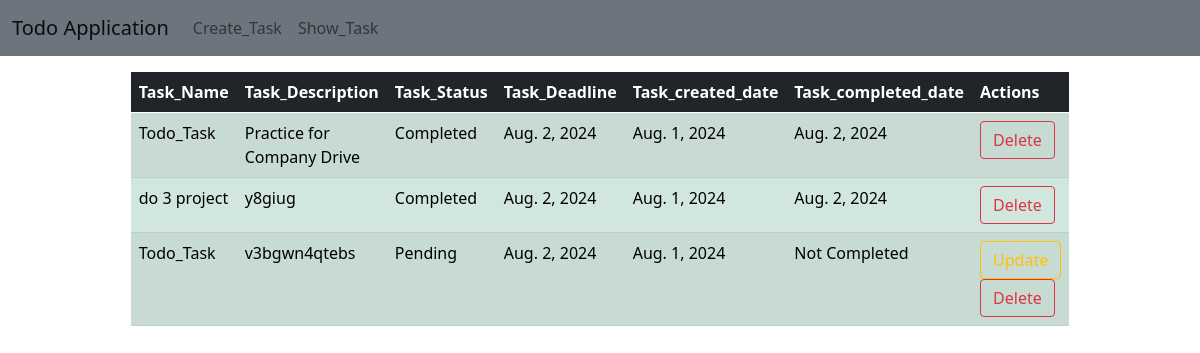
Page /v1/show/ on the earlier database version.
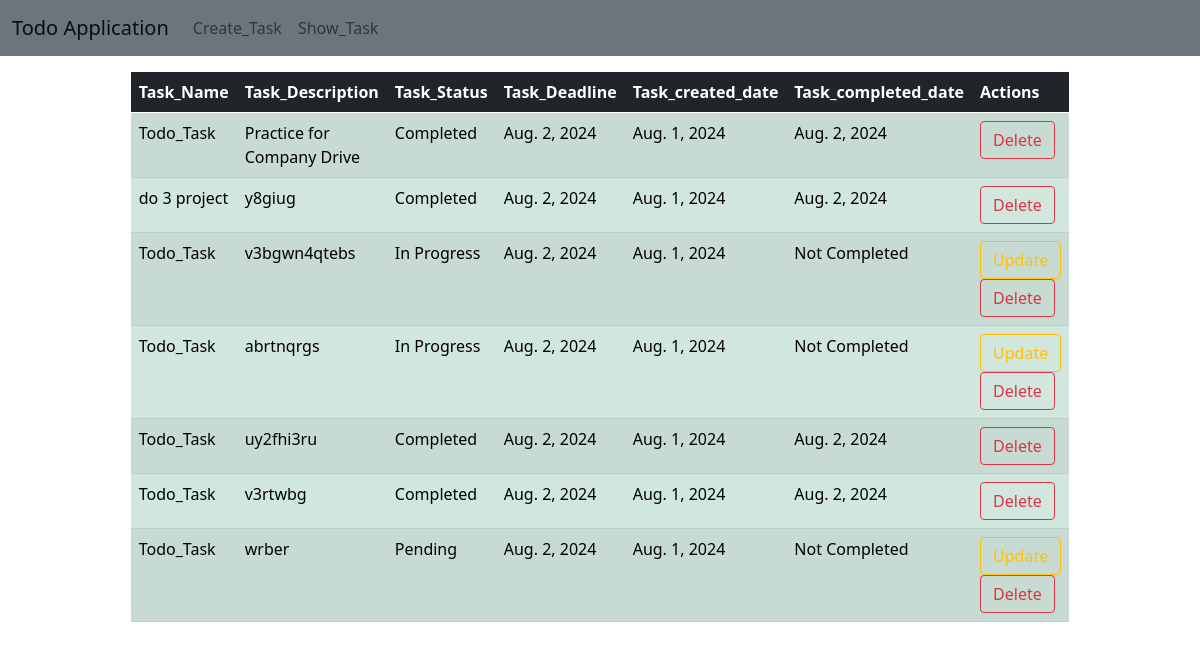
Same page on the later database version.
### todoapp/models.py (models this page shows, shortened)
class Todo_Task(models.Model):
    Status = [('In Progress','In Progress'),('Completed','Completed'),('Cancel','Cancel'),('Pending','Pending')]
    task_name = models.CharField(max_length=200)
    task_description = models.TextField()
    task_status = models.CharField(max_length=100,choices=Status, default='Pending')
    task_deadline = models.DateField()
    task_created_date = models.DateField(auto_now_add=True)
    task_completed = models.DateField(auto_now_add=True)

### todoapp/views.py (the view)
# urls.py: path('show/', show_task, name='list'),
def show_task(request):
    template_name = "todoapp/show.html"
    obj = Todo_Task.objects.all()
    context = {'tasks': obj}
    return render(request,template_name,context)

### templates/todoapp/show.html (shortened to what this page needs)
{% extends "base.html" %}
  {% block content%}
    <table class="table table-success w-75 table-striped  mx-auto">
        <thead class="table table-dark">
          <tr>
              <th>Task_Name</th>
              <th>Task_Description</th>
              <th>Task_Status</th>
              <th>Task_Deadline</th>
              <th>Task_created_date</th>
              <th>Task_completed_date</th>
              <th>Actions</th>
          </tr>
        </thead>
      <tbody >
          {% for td in tasks %}
          <tr>
            <td>{{td.task_name}}</td>
            <td>{{td.task_description}}</td>
            <td>{{td.task_status}}</td>
            <td>{{td.task_deadline}}</td>
            <td>{{td.task_created_date}}</td>
            {% if td.task_status == 'Completed' %}
            <td>{{td.task_completed}}</td>
            {%else%}
            <td>Not Completed</td>
            {%endif%}
            <td>
              {% if td.task_status != 'Completed' %}
                <a href="{% url 'update_task' td.pk %}" class="btn btn-outline-warning">Update</a>
              {% endif %}
              <a href="{% url 'delete_task' td.pk %}" class="btn btn-outline-danger">Delete</a>
            </td>
          </tr>
        {%endfor%}
      </tbody>
    </table>
  {% endblock %}

### templates/base.html (shortened to what this page needs)
<!DOCTYPE html>
<html>
<head>
  <link href="https://cdn.jsdelivr.net/npm/bootstrap@5.0.2/dist/css/bootstrap.min.css" rel="stylesheet">
</head>
<body>
    <nav class="navbar navbar-expand-lg navbar-light bg-secondary mb-3">
        <div class="container-fluid">
          <a class="navbar-brand" href="#">Todo Application</a>
          <div class="collapse navbar-collapse" id="navbarNavAltMarkup">
            <div class="navbar-nav">
              <a class="nav-link" href="{% url 'create_task' %}">Create_Task</a>
              <a class="nav-link" href="{% url 'list' %}">Show_Task</a>
            </div>
          </div>
        </div>
      </nav>
 {% block content%}
  {% endblock %}
</body>
</html>

Differences in the rows shown:
changed Todo_Task "v3bgwn4qtebs": task_status "Pending" → "In Progress"
added Todo_Task: task_name "Todo_Task", task_description "abrtnqrgs", task_status "In Progress", task_deadline "Aug. 2, 2024", task_created_date "Aug. 1, 2024", shows "Not Completed", shows "Update"
added Todo_Task: task_name "Todo_Task", task_description "uy2fhi3ru", task_status "Completed", task_deadline "Aug. 2, 2024", task_created_date "Aug. 1, 2024", task_completed "Aug. 2, 2024"
added Todo_Task: task_name "Todo_Task", task_description "v3rtwbg", task_status "Completed", task_deadline "Aug. 2, 2024", task_created_date "Aug. 1, 2024", task_completed "Aug. 2, 2024"
added Todo_Task: task_name "Todo_Task", task_description "wrber", task_status "Pending", task_deadline "Aug. 2, 2024", task_created_date "Aug. 1, 2024", shows "Not Completed", shows "Update"
